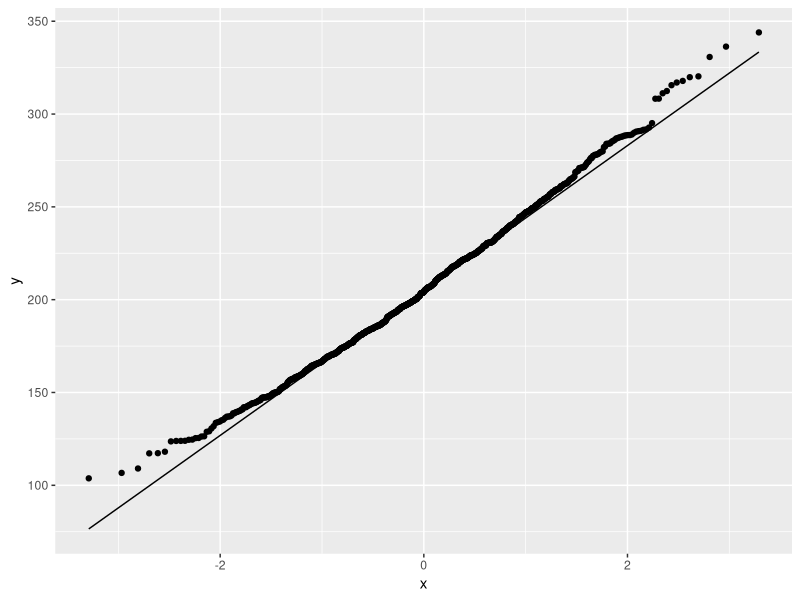
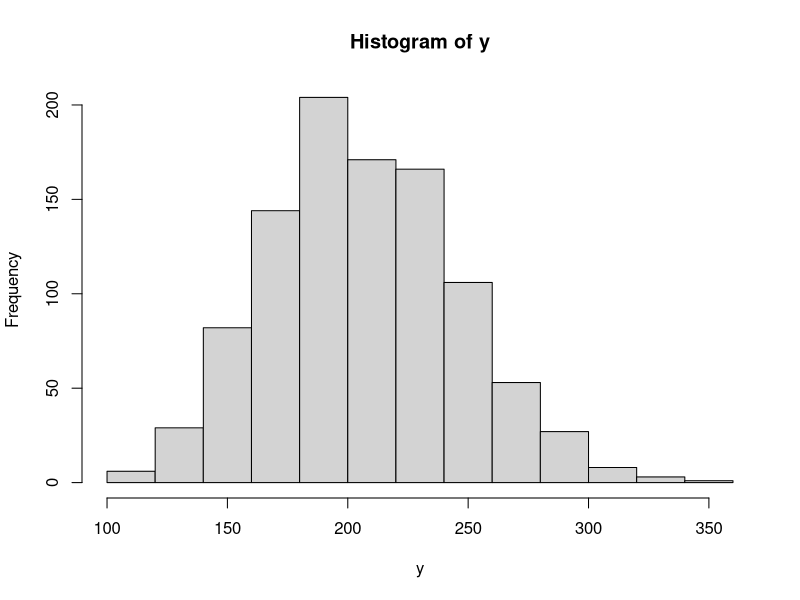
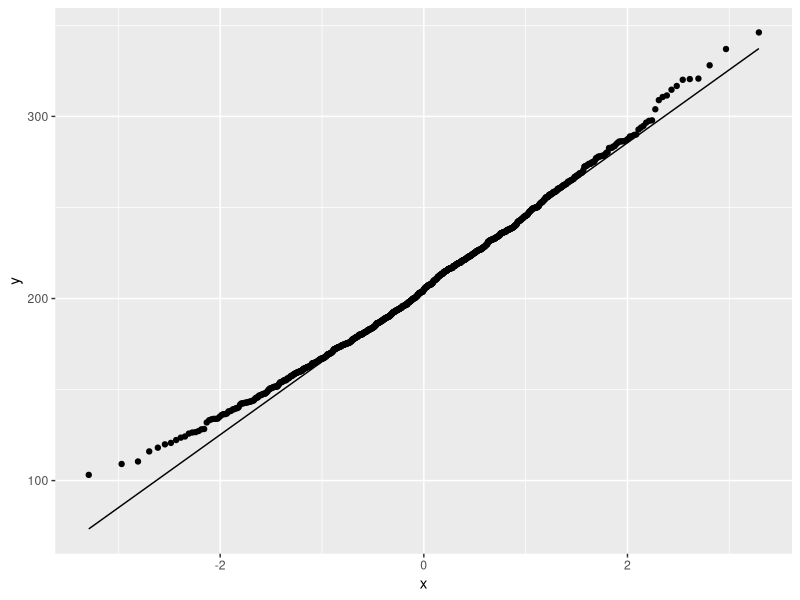
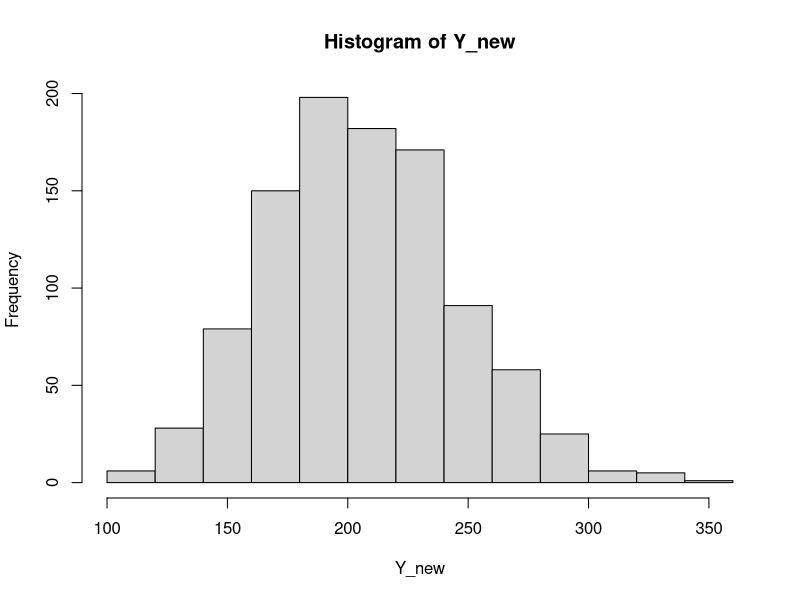
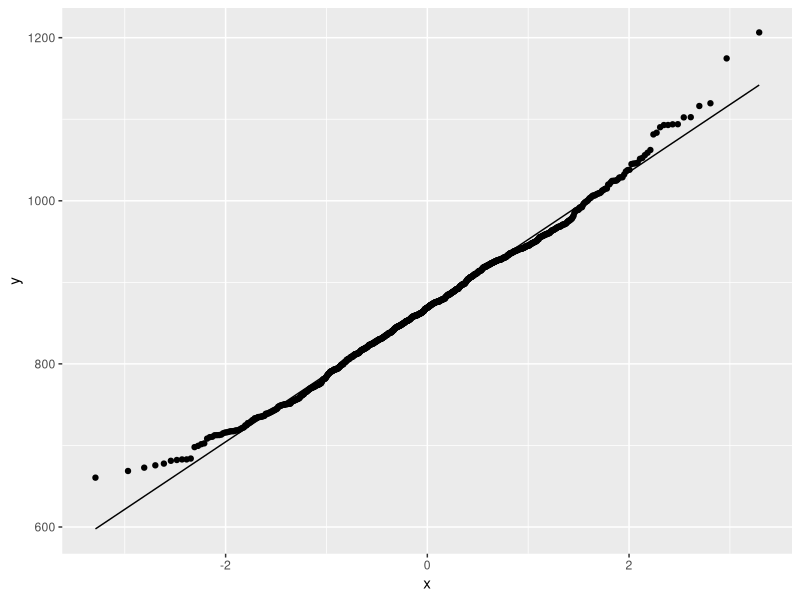
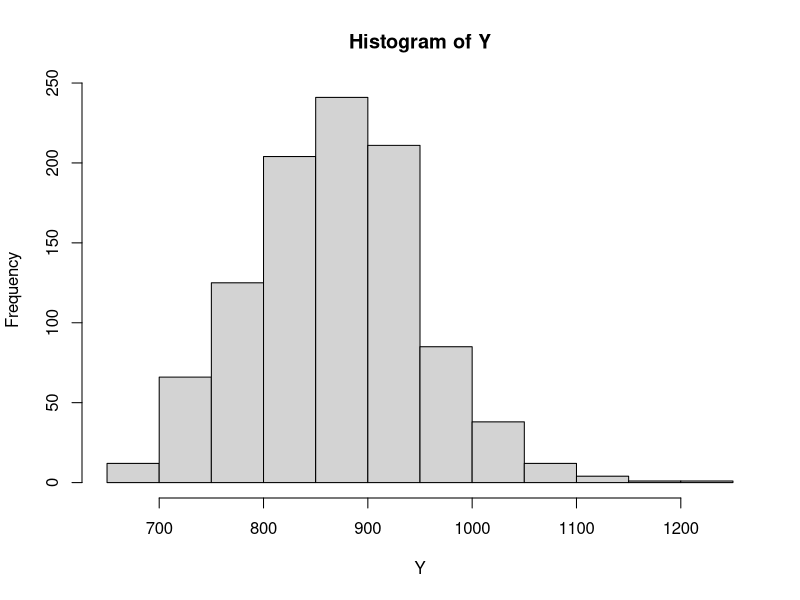

The R source for these figures, in order: (Note: this script raises an error after producing the figures.)
## ---- chunk 1
knitr::opts_chunk$set(echo = TRUE)
## ---- chunk 2
library(mvtnorm)
library(ggplot2)

library(car)
library(carData)

## ---- chunk 3
##1.Example
x = rnorm(1000,10,1)
e = rnorm(1000,0,5)
y = 5+2*x^2+e
D = data.frame(x,y)
d1 = data.frame(y)
p1 = ggplot(d1, aes(sample = y))
p1 + stat_qq() + stat_qq_line()
shapiro.test(y)
hist(y)

## ---- chunk 4
##SLR
Model = lm(y~x)
summary(Model)
y_lm = Model$fitted.values
boxTidwell(y~x,data = D)

m = lm(y~I(x^2))
a = m$coefficients[1]
b = m$coefficients[2]
Y_new = m$fitted.values
summary(m)
## ---- chunk 5
d2 = data.frame(Y_new)
p2 = ggplot(d2, aes(sample = Y_new))
p2 + stat_qq() + stat_qq_line()
shapiro.test(Y_new)

hist(Y_new)
## ---- chunk 6
###MLR
e = rnorm(1000,0,5)
X = abs(rmvnorm(1000,numeric(4)+20,diag(4)))
X[,2] = X[,2]^2
beta = runif(4,0,2)
beta[2] = 2
Y = X%*%beta + e
DF = data.frame(X,Y)
d1 = data.frame(Y)
p1 = ggplot(d1, aes(sample = Y))
p1 + stat_qq() + stat_qq_line()
shapiro.test(y)
hist(Y)
## ---- chunk 7
MModel = lm(Y~.,data = DF)
summary(MModel)
## ---- chunk 8
G1 = boxTidwell(Y~X1,data = DF)
wt1 = G1$result[,1]
g1 = lm(Y~I(X1^wt1[1]) + X2 + X3 + X4,data = DF)
summary(g1)

G2 = boxTidwell(Y~X2,data = DF)
wt2 = G2$result[,1]
g2 = lm(Y~I(X2^wt2[1]) + X1 + X3 + X4,data = DF)
summary(g2)

G3 = boxTidwell(Y~X3,data = DF)
wt3 = G3$result[,1]
g3 = lm(Y~I(X3^wt3[1]) + X2 + X1 + X4,data = DF)
summary(g3)

G4 = boxTidwell(Y~X4,data = DF)
wt4 = G4$result[,1]
g4 = lm(Y~I(X4^wt4[1]) + X2 + X3 + X1,data = DF)
summary(g4)


G11 = boxTidwell(Y~X1+X2,data = DF)
wt11 = G11$result[,1]
g11 = lm(Y~I(X1^wt1[1]) + I(X2^wt11[2]) + X3 + X4,data = DF)
summary(g11)

G12 = boxTidwell(Y~X1+X3,data = DF)
wt12 = G12$result[,1]
g12 = lm(Y~I(X1^wt12[1]) + X2 + I(X3^wt12[2]) + X4,data = DF)
summary(g12)

G13 = boxTidwell(Y~X1+X4,data = DF)
wt13 = G13$result[,1]
g13 = lm(Y~I(X1^wt13[1]) + X2 + I(X4^wt13[2]) + X3,data = DF)
summary(g13)

G14 = boxTidwell(Y~X3+X4,data = DF)
wt14 = G14$result[,1]
g14 = lm(Y~I(X3^wt14[1]) + X1 + I(X4^wt14[2]) + X2,data = DF)
summary(g14)

G15 = boxTidwell(Y~X2+X3,data = DF)
wt15 = G15$result[,1]
g15 = lm(Y~I(X2^wt14[1]) + X1 + I(X3^wt14[2]) + X4,data = DF)
summary(g15)

G16 = boxTidwell(Y~X2+X4,data = DF)
wt16 = G16$result[,1]
g16 = lm(Y~I(X2^wt16[1]) + X1 + I(X4^wt16[2]) + X3,data = DF)
summary(g16)


G111 = boxTidwell(Y~X1+X2+X3,data = DF)
wt111 = G111$result[,1]
g111 = lm(Y~I(X1^wt111[1]) + I(X2^wt111[2]) + I(X3^wt111[3]) + X4,data = DF)
summary(g111)


G112 = boxTidwell(Y~X1+X2+X4,data = DF)
wt112 = G112$result[,1]
g112 = lm(Y~I(X1^wt112[1]) + I(X2^wt112[2]) + I(X4^wt112[3]) + X3,data = DF)
summary(g112)

G113 = boxTidwell(Y~X1+X3+X4,data = DF)
wt113 = G113$result[,1]
g113 = lm(Y~I(X1^wt113[1]) + I(X3^wt113[2]) + I(X4^wt113[3]) + X2,data = DF)
summary(g113)

G114 = boxTidwell(Y~X2+X3+X4,data = DF)
wt114 = G114$result[,1]
g114 = lm(Y~I(X12^wt114[1]) + I(X3^wt114[2]) + I(X4^wt114[3]) + X1,data = DF)
summary(g114)

G = boxTidwell(Y~X1+X2+X3+X4,data = DF)
wt = G$result[,1]
g = lm(Y~I(X1^wt[1]) + I(X2^wt[2]) + I(X3^wt[3]) + I(X4^wt[4]),data = DF)
summary(g)
## ---- chunk 9
##Real Data
D = data("Prestige")
D = data.frame(Prestige)
D = D[,-ncol(D)]
prestige = D$prestige
d1 = data.frame(prestige)
p1 = ggplot(d1, aes(sample = prestige))
p1 + stat_qq() + stat_qq_line()
shapiro.test(prestige)
hist(prestige)
Model = lm(prestige~.,data = D)
summary(Model)
## ---- chunk 10
c = median(D[,3])
D[c(58,69,87,97,100),3] = c
## ---- chunk 11
P1 = boxTidwell(prestige~income,~women+education,data = D)
wt1 = P1$result[,1]
m1 = lm(prestige~I(income^wt1[1])+I(education)+I(women),data = D)
summary(m1)



P2 = boxTidwell(prestige~women,~income+education,data = D)
wt2 = P2$result[,1]
m2 = lm(prestige~I(women^wt2[1])+I(education)+I(income),data = D)
summary(m2)


P3 = boxTidwell(prestige~education,~women,data = D)
wt3 = P3$result[,1]
m3 = lm(prestige~I(women)+I(education^wt3[1])+I(income),data = D)
summary(m3)


P11 = boxTidwell(prestige~income+women,~education,data = D)
wt11 = P11$result[,1]
m11 = lm(prestige~I(income^wt11[1])+I(education)+I(women^wt11[2]),data = D)
summary(m11)


P12 = boxTidwell(prestige~income+education,~women,data = D)
wt12 = P12$result[,1]
m12 = lm(prestige~I(income^wt12[1])+I(education^wt12[2])+I(women),data = D)
summary(m12)


P13 = boxTidwell(prestige~women+education,~income,data = D)
wt13 = P13$result[,1]
m13 = lm(prestige~I(income)+I(education^wt13[2])+I(women^wt13[1]),data = D)
summary(m13)


P111 = boxTidwell(prestige~women+education+income,data = D)
wt111 = P111$result[,1]
m111 = lm(prestige~I(income^wt111[3])+I(education^wt111[2])+I(women^wt111[1]),data = D)
summary(m111)
## ---- chunk 12
P11 = boxTidwell(prestige~income+women,~education,data = D)
wt11 = P11$result[,1]
m11 = lm(prestige~I(income^wt11[1])+I(education)+I(women^wt11[2]),data = D)
summary(m11)
Y_new = m11$fitted.values
d2 = data.frame(Y_new)
p2 = ggplot(d2, aes(sample = Y_new))
p2 + stat_qq() + stat_qq_line()
shapiro.test(Y_new)
summary(m11)
## ---- chunk 13

## ---- chunk 14

## ---- chunk 15

## ---- chunk 16

## ---- chunk 17

## ---- chunk 18

## ---- chunk 19

## ---- chunk 20

## ---- chunk 21

## ---- chunk 22

## ---- chunk 23

## ---- chunk 24

## ---- chunk 25

## ---- chunk 26

## ---- chunk 27

## ---- chunk 28

## ---- chunk 29

## ---- chunk 30

## ---- chunk 31

## ---- chunk 32

## ---- chunk 33

## ---- chunk 34

## ---- chunk 35

## ---- chunk 36

## ---- chunk 37

## ---- chunk 38

## ---- chunk 39

## ---- chunk 40

## ---- chunk 41

## ---- chunk 42

## ---- chunk 43

## ---- chunk 44

## ---- chunk 45

## ---- chunk 46

## ---- chunk 47

## ---- chunk 48

## ---- chunk 49

## ---- chunk 50

## ---- chunk 51

## ---- chunk 52

## ---- chunk 53

## ---- chunk 54

## ---- chunk 55

## ---- chunk 56

## ---- chunk 57

## ---- chunk 58

## ---- chunk 59

## ---- chunk 60

## ---- chunk 61

## ---- chunk 62

## ---- chunk 63

## ---- chunk 64

